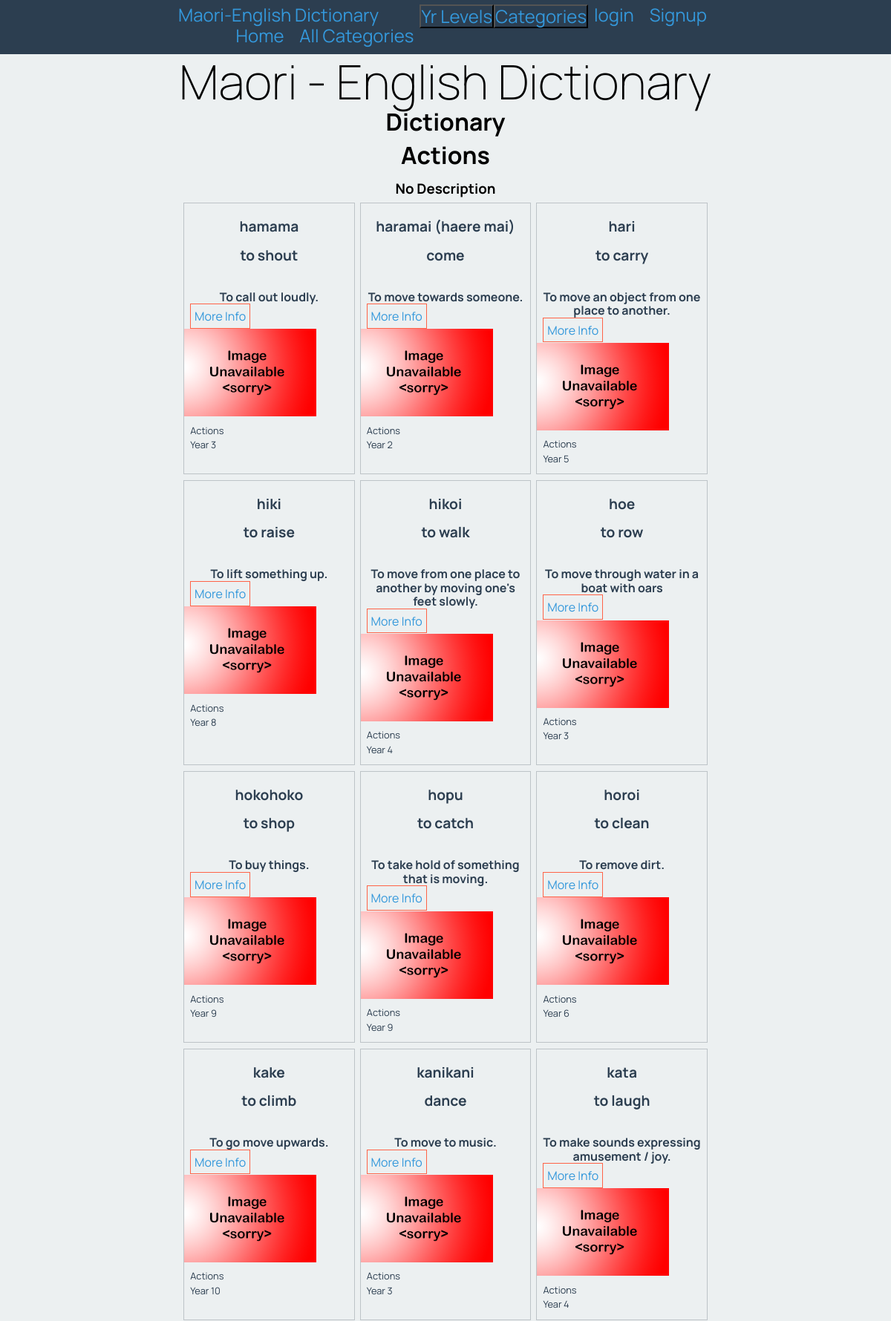
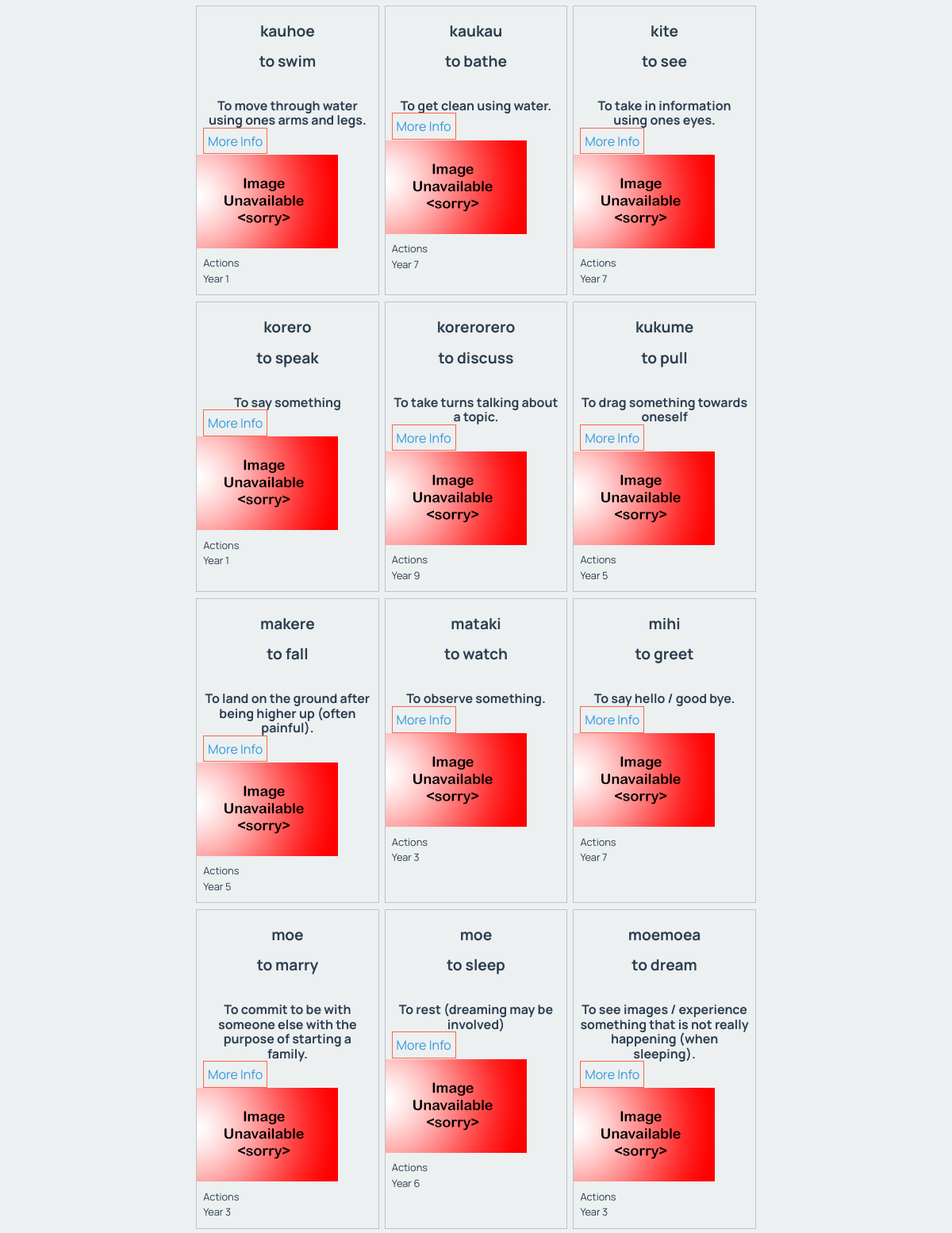
Page /dictionary/1 (upper part) on the committed database (2 pictures, top to bottom).
### tables this page shows
CREATE TABLE categories
(
    id          integer
        constraint categories_pk
            primary key autoincrement,
    title       varchar(30),
    description varchar(150)
, type char(10));

CREATE TABLE words
(
    id         integer
        constraint words_pk
            primary key autoincrement,
    eng_word   varchar(30),
    category   integer
        constraint words_categories_id_fk
            references categories,
    definition varchar(150),
    level      integer
        constraint english_words_categories_id_fk_2
            references categories,
    mri_word   varchar(30)
, image varchar(60));

### app.py (the view)
@APP.route('/dictionary/<cat_id>')
def render_dictionary_page(cat_id):
    cat_id = cat_id.strip("<")
    cat_id = cat_id.strip(">")
    con = create_connection(DATABASE)
    cur = con.cursor()
    if cat_id == "":
        query = "SELECT mri_word, eng_word, definition, category, level, image, id FROM words"
        cur.execute(query, )
        word_list = cur.fetchall()
        cat_info = [("All Categories", "The whole undivided dictionary",)]
    else:
        query = "SELECT mri_word, eng_word, definition, category, level, image, id FROM words WHERE category =? OR " \
                "level = ?"
        cur.execute(query, (cat_id, cat_id,))
        word_list = cur.fetchall()
        query = "SELECT title, description FROM categories WHERE id =? "
        cur.execute(query, (cat_id,))
        cat_info = cur.fetchall()
    for i in range(len(word_list)):
        query = "SELECT title FROM categories WHERE id =? "
        cur.execute(query, (word_list[i][3], ))
        word_list[i] = word_list[i] + (cur.fetchall()[0])
        cur.execute(query, (word_list[i][4], ))
        word_list[i] = word_list[i] + (cur.fetchall()[0])
    con.close()
    return render_template('dictionary.html', cat_list=render_cat_lev_menus('C'), lev_list=render_cat_lev_menus('L'),
                           word_list=word_list, logged_in=is_logged_in()[0], cat_info=cat_info,
                           perms = is_logged_in()[1])

### app.py (called while the page is built)
def create_connection(db_file: object) -> object:
    try:
        connection = sqlite3.connect(db_file)
        return connection
    except Error as e:
        print(e)
    return None

def is_logged_in():
    if session.get("email") is None:
        perms = ""
        return False, perms
    else:
        perms = session.get('user_perms')
        return True, perms

def render_cat_lev_menus(catlev):
    con = create_connection(DATABASE)
    query = "SELECT id, title FROM categories WHERE type=?"
    cur = con.cursor()
    cur.execute(query, (catlev))
    cat_list = cur.fetchall()
    con.close()
    return cat_list

### Templates/dictionary.html
{% extends 'base.html' %}
{% block pageheading %}
Dictionary
{% endblock %}
{% block main %}
<div class = title>
    <h2>{{ cat_info[0][0] }}</h2>
    <h3>{{ cat_info[0][1] }}</h3>
</div>
    <div class ="words">
        {% for word in word_list %}
        <div class="word-box">
            <div class = "word-box-words">
                <h3>{{ word[0] }}</h3>
                <h3>{{ word[1] }}</h3>
            </div>
            <div class= 'word-box-description'>
                <h4>{{ word[2] }}</h4>
                <a href="/word_page/{{ word[6] }}">More Info</a>
            </div>
            <div class = word-box-image>
                <img src="/static/images/{{ word[5] }}" onerror="this.onerror=null;this.src='/static/images/noimage.png';">
            </div>
            <div class="word-box-description">
                <p> {{ word[7] }} </p>
                <p> {{ word[8] }} </p>
            </div>
        </div>
        {% endfor %}
    </div>
{% endblock %}

### Templates/base.html (shortened to what this page needs)
<!DOCTYPE html>
<html>
<head>
    <link rel="stylesheet" href="https://cdnjs.cloudflare.com/ajax/libs/normalize/8.0.1/normalize.css"/>
    <link href="{{ url_for('static', filename='maori_dictionary.css') }}" rel="stylesheet">
</head>
<body>
<nav>
    <div class="container">
        <div class="navbar-brand">Maori-English Dictionary</div>
        <div class="navbar-links">
            {% if logged_in %}
            <a href="/logout">logout</a>
            {% if perms == 'admin' %}<a href="/admin">admin</a>{% endif %}
            {% else %}
            <a href="/login">login </a>
            <a href="/signup">Signup</a>
            {% endif %}
        </div>
        <div class="dropdown-cat">
            <button class="dropbtn-cat">Categories</button>
        </div>
        <div class="dropdown-lev">
            <button class="dropbtn-lev">Yr Levels</button>
        </div>
        <div class="navbar-links">
            <a href="/">Home</a>
            <a href="/dictionary/<>">All Categories</a>
        </div>
    </div>
</nav>
<div class="container">
    <header>
        <h1>Maori - English Dictionary</h1>
        <h2>{% block pageheading %}{% endblock %}</h2>
    </header>
    <main>
        {% block main %}
        {% endblock %}
    </main>
</div>
</body>
</html>

### Static/maori_dictionary.css (style rules this page uses)
* { font-family: 'Manrope', sans-serif; padding: 0; margin: 0; box-sizing: border-box; }
body { background-color: rgba(236, 240, 241, 1.0); padding-bottom: 1rem; }
.container { width: 60vw; margin: auto; }
.container::after { content: ""; clear: both; display: table; }
img { max-width: 100%; }
h1 { text-align: center; font-weight: 200; font-size: 4rem; margin: 0; }
h2 { font-size: 2rem; text-align: center; margin: 0 0 0.5rem 0; }
nav { background-color: rgba(44, 62, 80, 1.0); text-align: center; font-size: 1.5rem; padding-top: 0.4rem; padding-bottom: 0.7rem; color: rgba(52, 152, 219, 1.0); }
.navbar-brand { display: inline; float: left; }
.navbar-links { display: inline; float: right; }
nav a { padding: 0 0.5rem; font-size: 1.5rem; }
a, a:visited { color: rgba(52, 152, 219, 1.0); text-decoration: none; }
.words { display: flex; flex-wrap: wrap; justify-content: space-evenly; }
.word-box { width: 32%; border: 1px solid rgba(189, 195, 199, 1.0); color: rgba(44, 62, 80, 1.0); margin-bottom: 0.5rem; }
.word-box-words { padding: 0.25rem; }
.word-box-description { padding: 0.25rem; }
.word-box-image { max-height: 250px; overflow: hidden; }
.word-box-description { padding: 0.5rem; }
.word-box h3 { font-size: 1.2rem; text-align: center; }
.word-box p { font-size: 0.8rem; margin-bottom: 0.3rem; }
.word-box a { border: 1px solid tomato; padding: 0.3rem; text-align: right; }
h3,h4, h6 { text-align: center; margin: 1rem 0 0.5rem 0; }
.dropbtn-cat { background-color: rgba(44, 62, 80, 1.0); text-align: center; font-size: 1.5rem; color: rgba(52, 152, 219, 1.0); }
.dropbtn-lev { background-color: rgba(44, 62, 80, 1.0); text-align: center; font-size: 1.5rem; color: rgba(52, 152, 219, 1.0); }
.dropdown-cat { display: inline; float: right; }
.dropdown-lev { display: inline; float: right; }

### rows in the picture
categories: title "Actions", description "No Description", title "Actions" "Actions" "Actions" "Actions" "Actions" "Actions" "Actions" "Actions" "Actions" "Actions" "Actions" "Actions" "Actions" "Actions" "Actions" "Actions" "Actions" "Actions" "Actions" "Actions" "Actions" "Actions" "Actions" "Actions"
words: mri_word "hamama", eng_word "to shout", definition "To call out loudly."
categories: title "Year 3" "Year 3" "Year 3" "Year 3" "Year 3" "Year 3"
words: mri_word "haramai (haere mai)", eng_word "come", definition "To move towards someone."
categories: title "Year 2"
words: mri_word "hari", eng_word "to carry", definition "To move an object from one place to another."
categories: title "Year 5" "Year 5" "Year 5"
words: mri_word "hiki", eng_word "to raise", definition "To lift something up."
categories: title "Year 8"
words: mri_word "hikoi", eng_word "to walk", definition "To move from one place to another by moving one's feet slowly."
categories: title "Year 4" "Year 4"
words: mri_word "hoe", eng_word "to row", definition "To move through water in a boat with oars"
words: mri_word "hokohoko", eng_word "to shop", definition "To buy things."
categories: title "Year 9" "Year 9" "Year 9"
words: mri_word "hopu", eng_word "to catch", definition "To take hold of something that is moving."
words: mri_word "horoi", eng_word "to clean", definition "To remove dirt."
categories: title "Year 6" "Year 6"
words: mri_word "kake", eng_word "to climb", definition "To go move upwards."
categories: title "Year 10"
words: mri_word "kanikani", eng_word "dance", definition "To move to music."
words: mri_word "kata", eng_word "to laugh", definition "To make sounds expressing amusement / joy."
words: mri_word "kauhoe", eng_word "to swim", definition "To move through water using ones arms and legs."
categories: title "Year 1" "Year 1"
words: mri_word "kaukau", eng_word "to bathe", definition "To get clean using water."
categories: title "Year 7" "Year 7" "Year 7"
words: mri_word "kite", eng_word "to see", definition "To take in information using ones eyes."
words: mri_word "korero", eng_word "to speak", definition "To say something"
words: mri_word "korerorero", eng_word "to discuss", definition "To take turns talking about a topic."
words: mri_word "kukume", eng_word "to pull", definition "To drag something towards oneself"
words: mri_word "makere", eng_word "to fall", definition "To land on the ground after being higher up (often painful)."
words: mri_word "mataki", eng_word "to watch", definition "To observe something."
words: mri_word "mihi", eng_word "to greet", definition "To say hello / good bye."
words: mri_word "moe", eng_word "to marry", definition "To commit to be with someone else with the purpose of starting a family."
words: mri_word "moe", eng_word "to sleep", definition "To rest (dreaming may be involved)"
words: mri_word "moemoea", eng_word "to dream", definition "To see images / experience something that is not really happening (when sleeping)."
